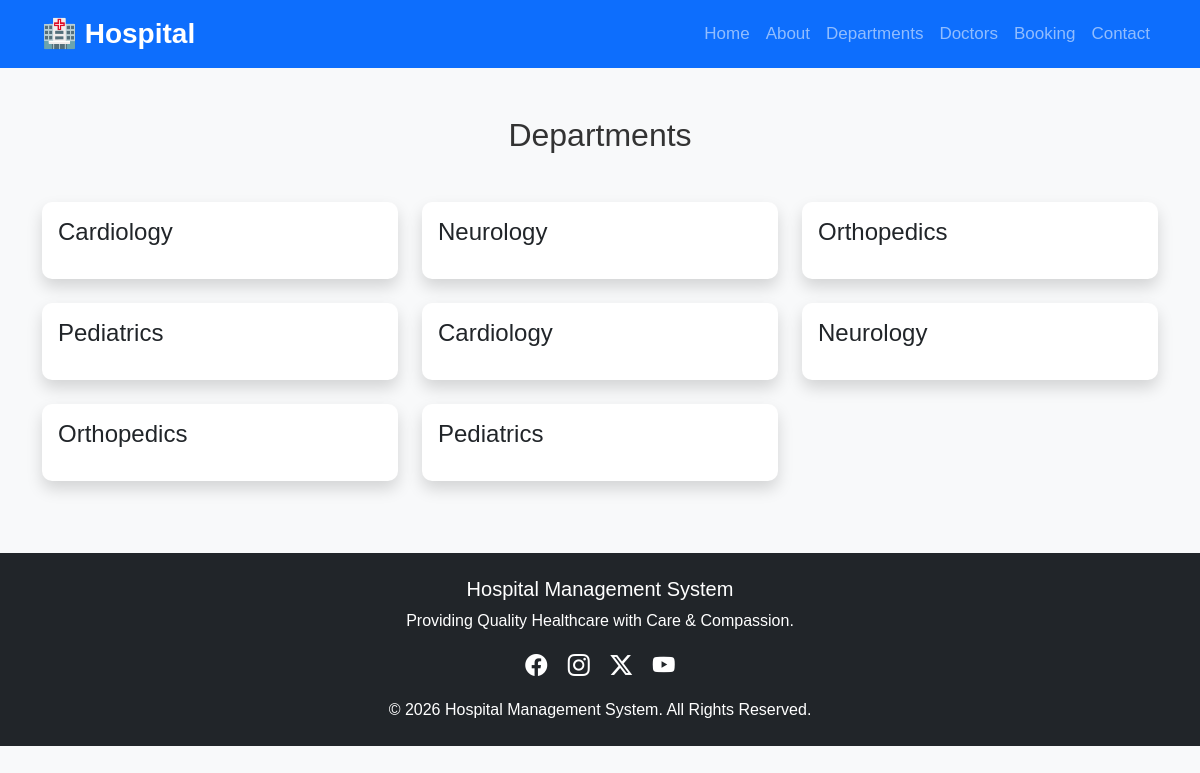
Page /department/ on the committed database.
### hospitalapp/models.py (models this page shows, shortened)
class Department(models.Model):
    department_name = models.CharField(max_length=100)
    department_descriptrion = models.TextField()

### hospitalapp/views.py (the view)
# urls.py: path('department/',views.department , name='department'),
def department(request):
    dept = Department.objects.all()
    return render(request, 'Department.html', {'dept': dept})

### hospitalapp/templates/Department.html (shortened to what this page needs)
<!DOCTYPE html>
<html lang="en">
<head>
</head>
<body>
{% extends 'base.html' %}
{% block content %}
<h2 class="text-center mb-5">Departments</h2>
<div class="row">
{% for d in dept %}
<div class="col-md-4 mb-4">
<div class="card shadow">
<div class="card-body">
<h4>{{ d.department_name }}</h4>
</div>
</div>
</div>
{% endfor %}
</div>
{% endblock %}

### hospitalapp/templates/Base.html (shortened to what this page needs)
{% load static %}
<!DOCTYPE html>
<html lang="en">
<head>
    <link href="https://cdn.jsdelivr.net/npm/bootstrap@5.3.3/dist/css/bootstrap.min.css" rel="stylesheet">
    <link rel="stylesheet" href="https://cdn.jsdelivr.net/npm/bootstrap-icons@1.11.3/font/bootstrap-icons.css">
    <link rel="stylesheet" href="{% static 'css/style.css' %}">
</head>
<body>
<nav class="navbar navbar-expand-lg navbar-dark bg-primary">
    <div class="container">
        <a class="navbar-brand fw-bold" href="/">🏥 Hospital</a>
        <div class="collapse navbar-collapse" id="navbarNav">
            <ul class="navbar-nav ms-auto">
                <li class="nav-item"><a class="nav-link" href="/">Home</a></li>
                <li class="nav-item"><a class="nav-link" href="/about/">About</a></li>
                <li class="nav-item"><a class="nav-link" href="/department/">Departments</a></li>
                <li class="nav-item"><a class="nav-link" href="/doctors/">Doctors</a></li>
                <li class="nav-item"><a class="nav-link" href="/booking/">Booking</a></li>
                <li class="nav-item"><a class="nav-link" href="/contact/">Contact</a></li>
            </ul>
        </div>
    </div>
</nav>
<div class="container my-5">
    {% block content %}
    {% endblock %}
</div>
<footer class="bg-dark text-white text-center py-4 mt-5">
    <div class="container">
        <h5>Hospital Management System</h5>
        <p>Providing Quality Healthcare with Care & Compassion.</p>
        <div class="mb-3">
            <a href="#" class="text-white me-3"><i class="bi bi-facebook"></i></a>
            <a href="#" class="text-white me-3"><i class="bi bi-instagram"></i></a>
            <a href="#" class="text-white me-3"><i class="bi bi-twitter-x"></i></a>
            <a href="#" class="text-white"><i class="bi bi-youtube"></i></a>
        </div>
        <p class="mb-0">&copy; 2026 Hospital Management System. All Rights Reserved.</p>
    </div>
</footer>
</body>
</html>

### hospitalapp/static/css/style.css (style rules this page uses)
body { font-family: Arial, Helvetica, sans-serif; background-color: #f8f9fa; color:#333; }
.navbar-brand { font-size: 28px; font-weight: bold; }
.nav-link { font-size: 17px; font-weight: 10px; }
.card { border: none; border-radius: 10px; box-shadow: 0px 0px 15px rgba(0,0,0,0.15); transition: 0.3s; }
footer { margin-top: 50px; }
footer a { font-size: 22px; color: white; text-decoration: none; }

### rows in the picture
Department: department_name "Cardiology"
Department: department_name "Neurology"
Department: department_name "Orthopedics"
Department: department_name "Pediatrics"
Department: department_name "Cardiology"
Department: department_name "Neurology"
Department: department_name "Orthopedics"
Department: department_name "Pediatrics"
